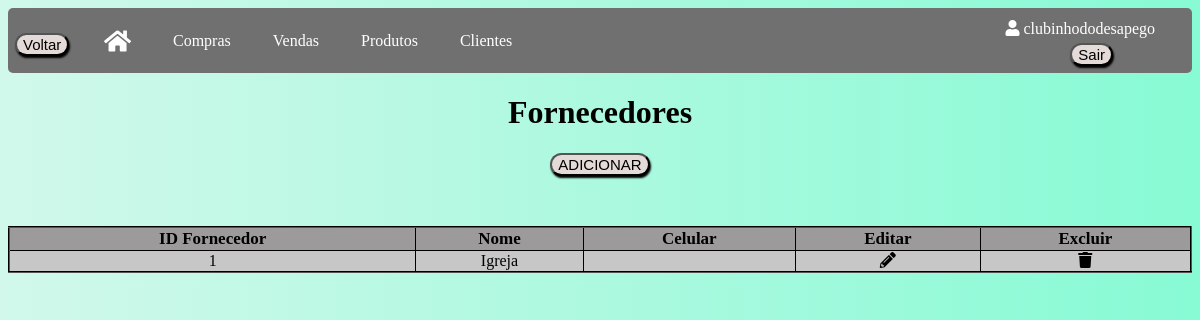
The app's page /fornecedores (signed in) with its own data.
### app/models/tables.py (models this page shows, shortened)
class Usuario(db.Model, UserMixin):
    __tablename__ = "usuarios"
    id = db.Column(db.Integer, primary_key=True, autoincrement=True)
    nome_brecho = db.Column(db.String(100))
    email = db.Column(db.String(84), unique=True)
    usuario = db.Column(db.String(80), unique=True)
    senha = db.Column(db.String(128))
    clientes = db.relationship("Cliente", backref="usuario")
    produtos = db.relationship("Produto", backref="usuario")
    fornecedores = db.relationship("Fornecedor", backref="usuario")
    compras = db.relationship("Compra", backref="usuario")
    vendas = db.relationship("Venda", backref="usuario")

class Fornecedor(db.Model):
    __tablename__ = "fornecedores"
    id = db.Column(db.Integer, primary_key=True, autoincrement=True)
    nome = db.Column(db.String(80))
    celular = db.Column(db.Integer)
    id_usuario = db.Column(db.Integer, db.ForeignKey('usuarios.id'))

### app/default.py (the view)
@login_required
@app.route("/fornecedores", methods=['GET', 'POST'])
def fornecedores():
    fornecedores = Fornecedor.query.filter_by(id_usuario=current_user.id).all()
    return render_template("fornecedores.html", fornecedores=fornecedores)

### app/default.py (called while the page is built)
@login_manager.user_loader
def load_user(id_usuario):
    return Usuario.query.get(int(id_usuario))

### app/templates/fornecedores.html (shortened to what this page needs)
<!DOCTYPE html>
<html lang="en">
<head>
    <link rel="stylesheet" type="text/css" href="{{ url_for('static', filename='css/fornecedores.css') }}">
    <link rel="stylesheet" href="https://cdnjs.cloudflare.com/ajax/libs/font-awesome/5.15.3/css/all.min.css">
    <link rel="stylesheet" type="text/css" href="https://cdn.datatables.net/1.11.5/css/jquery.dataTables.min.css">
</head>
<body>
    <div class="usuario-logado"><i class="fas fa-user"></i> {{ current_user.usuario }}</div>
    <div class="logout">
        <form method="POST" action="{{ url_for('logout') }}">
            <button class="button" type="submit">Sair</button>
        </form>
    </div>
    <div class="navbar">
        <button onclick="window.history.back()" class="button button_voltar">Voltar</button>
        <a href="/home"><i class="fas fa-home icone-casa"></i></a>
        <a href="/compras">Compras</a>
        <a href="/vendas">Vendas</a>
        <a href="/produtos">Produtos</a>
        <a href="/clientes">Clientes</a>
    </div>
    <h1 class="titulo">Fornecedores</h1>
    <button class="button_adc"><a href="fornecedorescadastro">ADICIONAR</a></button>
    <table id="tabelaFornecedores" class="tabela display" border="2">
        <thead>
            <tr>
                <th>ID Fornecedor</th>
                <th>Nome</th>
                <th>Celular</th>
                <th>Editar</th>
                <th>Excluir</th>
            </tr>
        </thead>
        <tbody>
            {% for fornecedor in fornecedores %}
            <tr>
                <td>{{ fornecedor.id }}</td>
                <td>{{ fornecedor.nome }}</td>
                <td>{{ fornecedor.celular }}</td>
                <td>
                    <a href="/editarfornecedores/{{ fornecedor.id }}">
                    <div class="icon-container"><i class="fas fa-pencil-alt"></i></div>
                    </a>
                </td>
                <td>
                    <a href="/excluirfornecedores/{{ fornecedor.id }}" class="excluir-fornecedor" data-id="{{ fornecedor.id }}" data-confirm="Tem certeza de que deseja excluir este fornecedor?">
                        <div class="icon-container"><i class="fas fa-trash"></i></div>
                    </a>
                </td>
            </tr>
            {% endfor %}
        </tbody>
    </table>
</body>
</html>

### app/static/css/fornecedores.css (style rules this page uses)
body { background: linear-gradient(to right, #d1f8eb, #87fad4); }
.usuario-logado { position: absolute; top: 20px; right: 45px; color: white; }
.logout { position: absolute; top: 43px; right: 87px; }
.button_voltar { position: absolute; top: 33px; left: 15px; }
.button { font-size: 15px; margin-bottom: 13px; background-color: #e4dbd9; cursor: pointer; transition: background-color 0.3s ease; border-radius: 20px; box-shadow: 1px 2px 2px black; }
.navbar { overflow: hidden; background-color: #707070; height: 65px; border-radius: 5px; }
.navbar a { float: left; display: flex; align-items: center; color: white; text-align: center; padding: 0px 16px; text-decoration: none; height: 100%; margin-left: 80px; margin-right: -70px; }
.icone-casa { font-size: 24px; }
.titulo { text-align: center; }
.button_adc { font-size: 15px; margin: 13px auto; background-color: #e4dbd9; cursor: pointer; transition: background-color 0.3s ease; border-radius: 20px; box-shadow: 1px 2px 2px black; display: flex; align-items: center; }
.tabela { border-collapse: collapse; width: 100%; text-align: center; background-color: #c7c7c7; margin-top: 50px; border-color: black; }
th { font-size: 17px; background-color: #9c9a9a; }
a { text-decoration: none; color: #000; }

### records on screen
Usuario: usuario "clubinhododesapego"
Fornecedor: id "1", nome "Igreja"
